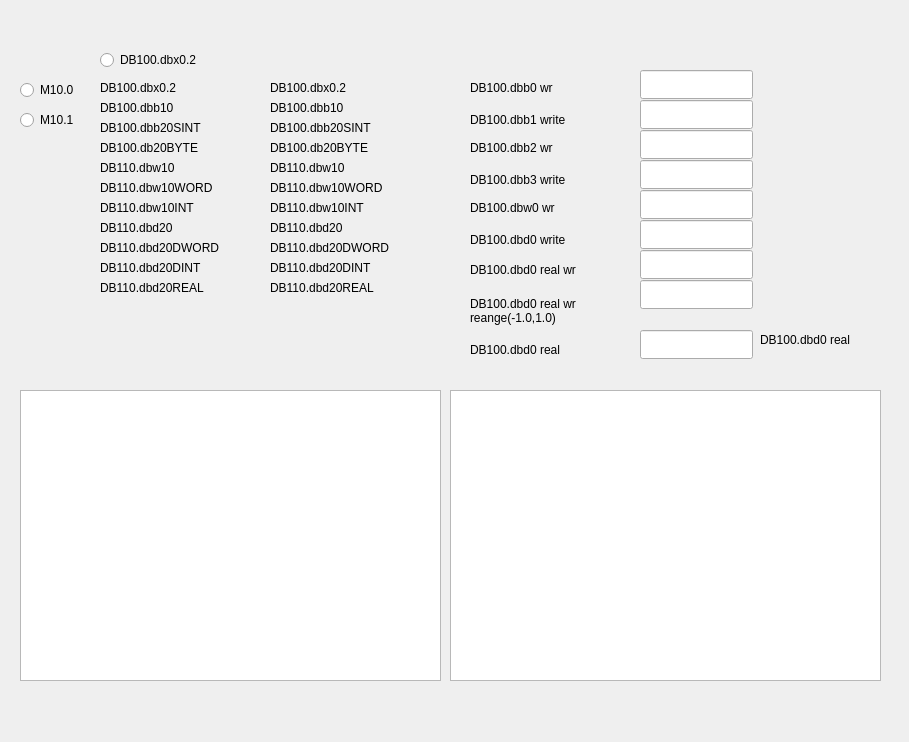
<?xml version="1.0" encoding="UTF-8"?>
<ui version="4.0">
 <class>Form</class>
 <widget class="QWidget" name="Form">
  <property name="geometry">
   <rect>
    <x>0</x>
    <y>0</y>
    <width>909</width>
    <height>742</height>
   </rect>
  </property>
  <property name="windowTitle">
   <string>Form</string>
  </property>
  <widget class="QLabel" name="label_39">
   <property name="geometry">
    <rect>
     <x>270</x>
     <y>240</y>
     <width>151</width>
     <height>16</height>
    </rect>
   </property>
   <property name="whatsThis">
    <string>DB110.dbd20DWORD</string>
   </property>
   <property name="text">
    <string>DB110.dbd20DWORD</string>
   </property>
  </widget>
  <widget class="QLineEdit" name="lineEdit_12">
   <property name="geometry">
    <rect>
     <x>640</x>
     <y>70</y>
     <width>113</width>
     <height>29</height>
    </rect>
   </property>
   <property name="whatsThis">
    <string>DB100.dbb0 write</string>
   </property>
   <property name="readOnly">
    <bool>false</bool>
   </property>
  </widget>
  <widget class="QLabel" name="label_49">
   <property name="geometry">
    <rect>
     <x>100</x>
     <y>80</y>
     <width>111</width>
     <height>16</height>
    </rect>
   </property>
   <property name="whatsThis">
    <string/>
   </property>
   <property name="text">
    <string>DB100.dbx0.2</string>
   </property>
  </widget>
  <widget class="QLineEdit" name="lineEdit_15">
   <property name="geometry">
    <rect>
     <x>640</x>
     <y>220</y>
     <width>113</width>
     <height>29</height>
    </rect>
   </property>
   <property name="whatsThis">
    <string>DB100.dbd0 write</string>
   </property>
   <property name="readOnly">
    <bool>false</bool>
   </property>
  </widget>
  <widget class="QRadioButton" name="radioButton_4">
   <property name="geometry">
    <rect>
     <x>20</x>
     <y>110</y>
     <width>103</width>
     <height>20</height>
    </rect>
   </property>
   <property name="whatsThis">
    <string>M10.1</string>
   </property>
   <property name="text">
    <string>M10.1</string>
   </property>
   <property name="checkable">
    <bool>false</bool>
   </property>
  </widget>
  <widget class="QLineEdit" name="lineEdit_17">
   <property name="geometry">
    <rect>
     <x>640</x>
     <y>280</y>
     <width>113</width>
     <height>29</height>
    </rect>
   </property>
   <property name="whatsThis">
    <string>DB100.dbd0 real write range(-1.0,1.0)</string>
   </property>
   <property name="maxLength">
    <number>10</number>
   </property>
   <property name="readOnly">
    <bool>false</bool>
   </property>
  </widget>
  <widget class="QLineEdit" name="lineEdit_9">
   <property name="geometry">
    <rect>
     <x>640</x>
     <y>100</y>
     <width>113</width>
     <height>29</height>
    </rect>
   </property>
   <property name="whatsThis">
    <string>DB100.dbb1 write</string>
   </property>
   <property name="readOnly">
    <bool>false</bool>
   </property>
  </widget>
  <widget class="QLabel" name="label_30">
   <property name="geometry">
    <rect>
     <x>100</x>
     <y>260</y>
     <width>141</width>
     <height>16</height>
    </rect>
   </property>
   <property name="whatsThis">
    <string/>
   </property>
   <property name="text">
    <string>DB110.dbd20DINT</string>
   </property>
  </widget>
  <widget class="QLineEdit" name="lineEdit_11">
   <property name="geometry">
    <rect>
     <x>640</x>
     <y>250</y>
     <width>113</width>
     <height>29</height>
    </rect>
   </property>
   <property name="whatsThis">
    <string>DB100.dbd0 real write</string>
   </property>
   <property name="maxLength">
    <number>10</number>
   </property>
   <property name="readOnly">
    <bool>false</bool>
   </property>
  </widget>
  <widget class="QLabel" name="label_42">
   <property name="geometry">
    <rect>
     <x>100</x>
     <y>220</y>
     <width>141</width>
     <height>16</height>
    </rect>
   </property>
   <property name="whatsThis">
    <string/>
   </property>
   <property name="text">
    <string>DB110.dbd20</string>
   </property>
  </widget>
  <widget class="QLabel" name="label_36">
   <property name="geometry">
    <rect>
     <x>100</x>
     <y>180</y>
     <width>141</width>
     <height>16</height>
    </rect>
   </property>
   <property name="whatsThis">
    <string/>
   </property>
   <property name="text">
    <string>DB110.dbw10WORD</string>
   </property>
  </widget>
  <widget class="QLabel" name="label_46">
   <property name="geometry">
    <rect>
     <x>270</x>
     <y>180</y>
     <width>141</width>
     <height>16</height>
    </rect>
   </property>
   <property name="whatsThis">
    <string>DB110.dbw10WORD</string>
   </property>
   <property name="text">
    <string>DB110.dbw10WORD</string>
   </property>
  </widget>
  <widget class="QLabel" name="label_50">
   <property name="geometry">
    <rect>
     <x>270</x>
     <y>80</y>
     <width>111</width>
     <height>16</height>
    </rect>
   </property>
   <property name="whatsThis">
    <string>DB100.dbx0.2</string>
   </property>
   <property name="text">
    <string>DB100.dbx0.2</string>
   </property>
  </widget>
  <widget class="QLineEdit" name="lineEdit_14">
   <property name="geometry">
    <rect>
     <x>640</x>
     <y>190</y>
     <width>113</width>
     <height>29</height>
    </rect>
   </property>
   <property name="whatsThis">
    <string>DB100.dbw0 write</string>
   </property>
   <property name="readOnly">
    <bool>false</bool>
   </property>
  </widget>
  <widget class="QLabel" name="label_35">
   <property name="geometry">
    <rect>
     <x>270</x>
     <y>280</y>
     <width>141</width>
     <height>16</height>
    </rect>
   </property>
   <property name="whatsThis">
    <string>DB110.dbd20REAL</string>
   </property>
   <property name="text">
    <string>DB110.dbd20REAL</string>
   </property>
  </widget>
  <widget class="QLabel" name="label_109">
   <property name="geometry">
    <rect>
     <x>470</x>
     <y>290</y>
     <width>141</width>
     <height>41</height>
    </rect>
   </property>
   <property name="whatsThis">
    <string/>
   </property>
   <property name="text">
    <string>DB100.dbd0 real wr
reange(-1.0,1.0)</string>
   </property>
  </widget>
  <widget class="QLabel" name="label_108">
   <property name="geometry">
    <rect>
     <x>470</x>
     <y>340</y>
     <width>141</width>
     <height>20</height>
    </rect>
   </property>
   <property name="whatsThis">
    <string/>
   </property>
   <property name="text">
    <string>DB100.dbd0 real</string>
   </property>
  </widget>
  <widget class="QLabel" name="label_107">
   <property name="geometry">
    <rect>
     <x>470</x>
     <y>110</y>
     <width>141</width>
     <height>20</height>
    </rect>
   </property>
   <property name="whatsThis">
    <string/>
   </property>
   <property name="text">
    <string>DB100.dbb1 write</string>
   </property>
  </widget>
  <widget class="QLabel" name="label_104">
   <property name="geometry">
    <rect>
     <x>470</x>
     <y>200</y>
     <width>111</width>
     <height>16</height>
    </rect>
   </property>
   <property name="whatsThis">
    <string/>
   </property>
   <property name="text">
    <string>DB100.dbw0 wr</string>
   </property>
  </widget>
  <widget class="QLineEdit" name="lineEdit_16">
   <property name="geometry">
    <rect>
     <x>640</x>
     <y>330</y>
     <width>113</width>
     <height>29</height>
    </rect>
   </property>
   <property name="whatsThis">
    <string>DB100.dbd0 real</string>
   </property>
   <property name="maxLength">
    <number>10</number>
   </property>
   <property name="readOnly">
    <bool>false</bool>
   </property>
  </widget>
  <widget class="QLabel" name="label_103">
   <property name="geometry">
    <rect>
     <x>470</x>
     <y>170</y>
     <width>141</width>
     <height>20</height>
    </rect>
   </property>
   <property name="whatsThis">
    <string/>
   </property>
   <property name="text">
    <string>DB100.dbb3 write</string>
   </property>
  </widget>
  <widget class="QLabel" name="label_101">
   <property name="geometry">
    <rect>
     <x>470</x>
     <y>230</y>
     <width>141</width>
     <height>20</height>
    </rect>
   </property>
   <property name="whatsThis">
    <string/>
   </property>
   <property name="text">
    <string>DB100.dbd0 write</string>
   </property>
  </widget>
  <widget class="QLabel" name="label_44">
   <property name="geometry">
    <rect>
     <x>270</x>
     <y>140</y>
     <width>141</width>
     <height>16</height>
    </rect>
   </property>
   <property name="whatsThis">
    <string>DB100.db20BYTE</string>
   </property>
   <property name="text">
    <string>DB100.db20BYTE</string>
   </property>
  </widget>
  <widget class="QRadioButton" name="radioButton_2">
   <property name="geometry">
    <rect>
     <x>100</x>
     <y>50</y>
     <width>141</width>
     <height>20</height>
    </rect>
   </property>
   <property name="whatsThis">
    <string>DB100.dbx0.2</string>
   </property>
   <property name="text">
    <string>DB100.dbx0.2</string>
   </property>
   <property name="checkable">
    <bool>false</bool>
   </property>
  </widget>
  <widget class="QLabel" name="label_32">
   <property name="geometry">
    <rect>
     <x>100</x>
     <y>100</y>
     <width>111</width>
     <height>16</height>
    </rect>
   </property>
   <property name="whatsThis">
    <string/>
   </property>
   <property name="text">
    <string>DB100.dbb10</string>
   </property>
  </widget>
  <widget class="QLabel" name="label_40">
   <property name="geometry">
    <rect>
     <x>100</x>
     <y>120</y>
     <width>141</width>
     <height>16</height>
    </rect>
   </property>
   <property name="whatsThis">
    <string/>
   </property>
   <property name="text">
    <string>DB100.dbb20SINT</string>
   </property>
  </widget>
  <widget class="QLabel" name="label_31">
   <property name="geometry">
    <rect>
     <x>100</x>
     <y>200</y>
     <width>141</width>
     <height>16</height>
    </rect>
   </property>
   <property name="whatsThis">
    <string/>
   </property>
   <property name="text">
    <string>DB110.dbw10INT</string>
   </property>
  </widget>
  <widget class="QLabel" name="label_45">
   <property name="geometry">
    <rect>
     <x>270</x>
     <y>100</y>
     <width>111</width>
     <height>16</height>
    </rect>
   </property>
   <property name="whatsThis">
    <string>DB100.dbb10</string>
   </property>
   <property name="text">
    <string>DB100.dbb10</string>
   </property>
  </widget>
  <widget class="QLabel" name="label_48">
   <property name="geometry">
    <rect>
     <x>270</x>
     <y>220</y>
     <width>141</width>
     <height>16</height>
    </rect>
   </property>
   <property name="whatsThis">
    <string>DB110.dbd20</string>
   </property>
   <property name="text">
    <string>DB110.dbd20</string>
   </property>
  </widget>
  <widget class="QLabel" name="label_41">
   <property name="geometry">
    <rect>
     <x>270</x>
     <y>120</y>
     <width>141</width>
     <height>16</height>
    </rect>
   </property>
   <property name="whatsThis">
    <string>DB100.dbb20SINT</string>
   </property>
   <property name="text">
    <string>DB100.dbb20SINT</string>
   </property>
  </widget>
  <widget class="QLabel" name="label_110">
   <property name="geometry">
    <rect>
     <x>760</x>
     <y>330</y>
     <width>141</width>
     <height>20</height>
    </rect>
   </property>
   <property name="whatsThis">
    <string>DB100.dbd0 real write</string>
   </property>
   <property name="text">
    <string>DB100.dbd0 real</string>
   </property>
  </widget>
  <widget class="QRadioButton" name="radioButton_3">
   <property name="geometry">
    <rect>
     <x>20</x>
     <y>80</y>
     <width>103</width>
     <height>20</height>
    </rect>
   </property>
   <property name="whatsThis">
    <string>M10.0</string>
   </property>
   <property name="text">
    <string>M10.0</string>
   </property>
   <property name="checkable">
    <bool>false</bool>
   </property>
  </widget>
  <widget class="QLabel" name="label_102">
   <property name="geometry">
    <rect>
     <x>470</x>
     <y>80</y>
     <width>111</width>
     <height>16</height>
    </rect>
   </property>
   <property name="whatsThis">
    <string/>
   </property>
   <property name="text">
    <string>DB100.dbb0 wr</string>
   </property>
  </widget>
  <widget class="QLabel" name="label_106">
   <property name="geometry">
    <rect>
     <x>470</x>
     <y>140</y>
     <width>111</width>
     <height>16</height>
    </rect>
   </property>
   <property name="whatsThis">
    <string/>
   </property>
   <property name="text">
    <string>DB100.dbb2 wr</string>
   </property>
  </widget>
  <widget class="QLabel" name="label_34">
   <property name="geometry">
    <rect>
     <x>100</x>
     <y>280</y>
     <width>141</width>
     <height>16</height>
    </rect>
   </property>
   <property name="whatsThis">
    <string/>
   </property>
   <property name="text">
    <string>DB110.dbd20REAL</string>
   </property>
  </widget>
  <widget class="QLabel" name="label_37">
   <property name="geometry">
    <rect>
     <x>100</x>
     <y>160</y>
     <width>141</width>
     <height>16</height>
    </rect>
   </property>
   <property name="whatsThis">
    <string/>
   </property>
   <property name="text">
    <string>DB110.dbw10</string>
   </property>
  </widget>
  <widget class="QLabel" name="label_29">
   <property name="geometry">
    <rect>
     <x>100</x>
     <y>240</y>
     <width>151</width>
     <height>16</height>
    </rect>
   </property>
   <property name="whatsThis">
    <string/>
   </property>
   <property name="text">
    <string>DB110.dbd20DWORD</string>
   </property>
  </widget>
  <widget class="QLabel" name="label_33">
   <property name="geometry">
    <rect>
     <x>270</x>
     <y>260</y>
     <width>141</width>
     <height>16</height>
    </rect>
   </property>
   <property name="whatsThis">
    <string>DB110.dbd20DINT</string>
   </property>
   <property name="text">
    <string>DB110.dbd20DINT</string>
   </property>
  </widget>
  <widget class="QLineEdit" name="lineEdit_10">
   <property name="geometry">
    <rect>
     <x>640</x>
     <y>130</y>
     <width>113</width>
     <height>29</height>
    </rect>
   </property>
   <property name="whatsThis">
    <string>DB100.dbb2 write</string>
   </property>
   <property name="readOnly">
    <bool>false</bool>
   </property>
  </widget>
  <widget class="QLabel" name="label_43">
   <property name="geometry">
    <rect>
     <x>100</x>
     <y>140</y>
     <width>141</width>
     <height>16</height>
    </rect>
   </property>
   <property name="whatsThis">
    <string/>
   </property>
   <property name="text">
    <string>DB100.db20BYTE</string>
   </property>
  </widget>
  <widget class="QLineEdit" name="lineEdit_13">
   <property name="geometry">
    <rect>
     <x>640</x>
     <y>160</y>
     <width>113</width>
     <height>29</height>
    </rect>
   </property>
   <property name="whatsThis">
    <string>DB100.dbb3 write</string>
   </property>
   <property name="readOnly">
    <bool>false</bool>
   </property>
  </widget>
  <widget class="QLabel" name="label_38">
   <property name="geometry">
    <rect>
     <x>270</x>
     <y>160</y>
     <width>141</width>
     <height>16</height>
    </rect>
   </property>
   <property name="whatsThis">
    <string>DB110.dbw10</string>
   </property>
   <property name="text">
    <string>DB110.dbw10</string>
   </property>
  </widget>
  <widget class="QLabel" name="label_105">
   <property name="geometry">
    <rect>
     <x>470</x>
     <y>260</y>
     <width>141</width>
     <height>20</height>
    </rect>
   </property>
   <property name="whatsThis">
    <string/>
   </property>
   <property name="text">
    <string>DB100.dbd0 real wr</string>
   </property>
  </widget>
  <widget class="QLabel" name="label_47">
   <property name="geometry">
    <rect>
     <x>270</x>
     <y>200</y>
     <width>141</width>
     <height>16</height>
    </rect>
   </property>
   <property name="whatsThis">
    <string>DB110.dbw10INT</string>
   </property>
   <property name="text">
    <string>DB110.dbw10INT</string>
   </property>
  </widget>
  <widget class="QListView" name="listView">
   <property name="geometry">
    <rect>
     <x>20</x>
     <y>390</y>
     <width>421</width>
     <height>291</height>
    </rect>
   </property>
   <property name="whatsThis">
    <string>M10.0 Błąd 1 eeeeeeeeeeeeeeeeeeeeeeeeeeeeeeeeeeeeeeeeeeeeeeeeeeeeeeeeeeeeeeeeeeeeeeeeeeeeeeeeeeeeeeaaaaaaaaaaaaaaaaaaaa
M10.1 Błąd 2 eeeeeeeeeeeeeeeeeeeeeeeeeeeeeeeeeeeeeeeeeeeeeeeeeeeeeeeeeeeeeeeeeeeeeeeeeeeeeeeeeeeeeeaaaaaaaaaaaaaaaaaaaa
M10.2 Błąd 3 eeeeeeeeeeeeeeeeeeeeeeeeeeeeeeeeeeeeeeeeeeeeeeeeeeeeeeeeeeeeeeeeeeeeeeeeeeeeeeeeeeeeeeaaaaaaaaaaaaaaaaaaaa
M10.3 Błąd 4 eeeeeeeeeeeeeeeeeeeeeeeeeeeeeeeeeeeeeeeeeeeeeeeeeeeeeeeeeeeeeeeeeeeeeeeeeeeeeeeeeeeeeeaaaaaaaaaaaaaaaaaaaa
M10.4 Błąd 5 eeeeeeeeeeeeeeeeeeeeeeeeeeeeeeeeeeeeeeeeeeeeeeeeeeeeeeeeeeeeeeeeeeeeeeeeeeeeeeeeeeeeeeaaaaaaaaaaaaaaaaaaaa
M10.5 Błąd 6 eeeeeeeeeeeeeeeeeeeeeeeeeeeeeeeeeeeeeeeeeeeeeeeeeeeeeeeeeeeeeeeeeeeeeeeeeeeeeeeeeeeeeeaaaaaaaaaaaaaaaaaaaa
M10.6 Błąd 7 eeeeeeeeeeeeeeeeeeeeeeeeeeeeeeeeeeeeeeeeeeeeeeeeeeeeeeeeeeeeeeeeeeeeeeeeeeeeeeeeeeeeeeaaaaaaaaaaaaaaaaaaaa</string>
   </property>
  </widget>
  <widget class="QTableView" name="tableView">
   <property name="geometry">
    <rect>
     <x>450</x>
     <y>390</y>
     <width>431</width>
     <height>291</height>
    </rect>
   </property>
   <property name="whatsThis">
    <string>M10.0 Błąd 1 eeeeeeeeeeeeeeeeeeeeeeeeeeeeeeeeeeeeeeeeeeeeeeeeeeeeeeeeeeeeeeeeeeeeeeeeeeeeeeeeeeeeeeaaaaaaaaaaaaaaaaaaaa
M10.1 Błąd 2 eeeeeeeeeeeeeeeeeeeeeeeeeeeeeeeeeeeeeeeeeeeeeeeeeeeeeeeeeeeeeeeeeeeeeeeeeeeeeeeeeeeeeeaaaaaaaaaaaaaaaaaaaa
M10.2 Błąd 3 eeeeeeeeeeeeeeeeeeeeeeeeeeeeeeeeeeeeeeeeeeeeeeeeeeeeeeeeeeeeeeeeeeeeeeeeeeeeeeeeeeeeeeaaaaaaaaaaaaaaaaaaaa
M10.3 Błąd 4 eeeeeeeeeeeeeeeeeeeeeeeeeeeeeeeeeeeeeeeeeeeeeeeeeeeeeeeeeeeeeeeeeeeeeeeeeeeeeeeeeeeeeeaaaaaaaaaaaaaaaaaaaa
M10.4 Błąd 5 eeeeeeeeeeeeeeeeeeeeeeeeeeeeeeeeeeeeeeeeeeeeeeeeeeeeeeeeeeeeeeeeeeeeeeeeeeeeeeeeeeeeeeaaaaaaaaaaaaaaaaaaaa
M10.5 Błąd 6 eeeeeeeeeeeeeeeeeeeeeeeeeeeeeeeeeeeeeeeeeeeeeeeeeeeeeeeeeeeeeeeeeeeeeeeeeeeeeeeeeeeeeeaaaaaaaaaaaaaaaaaaaa
M10.6 Błąd 7 eeeeeeeeeeeeeeeeeeeeeeeeeeeeeeeeeeeeeeeeeeeeeeeeeeeeeeeeeeeeeeeeeeeeeeeeeeeeeeeeeeeeeeaaaaaaaaaaaaaaaaaaaa</string>
   </property>
  </widget>
 </widget>
 <resources/>
 <connections/>
</ui>
